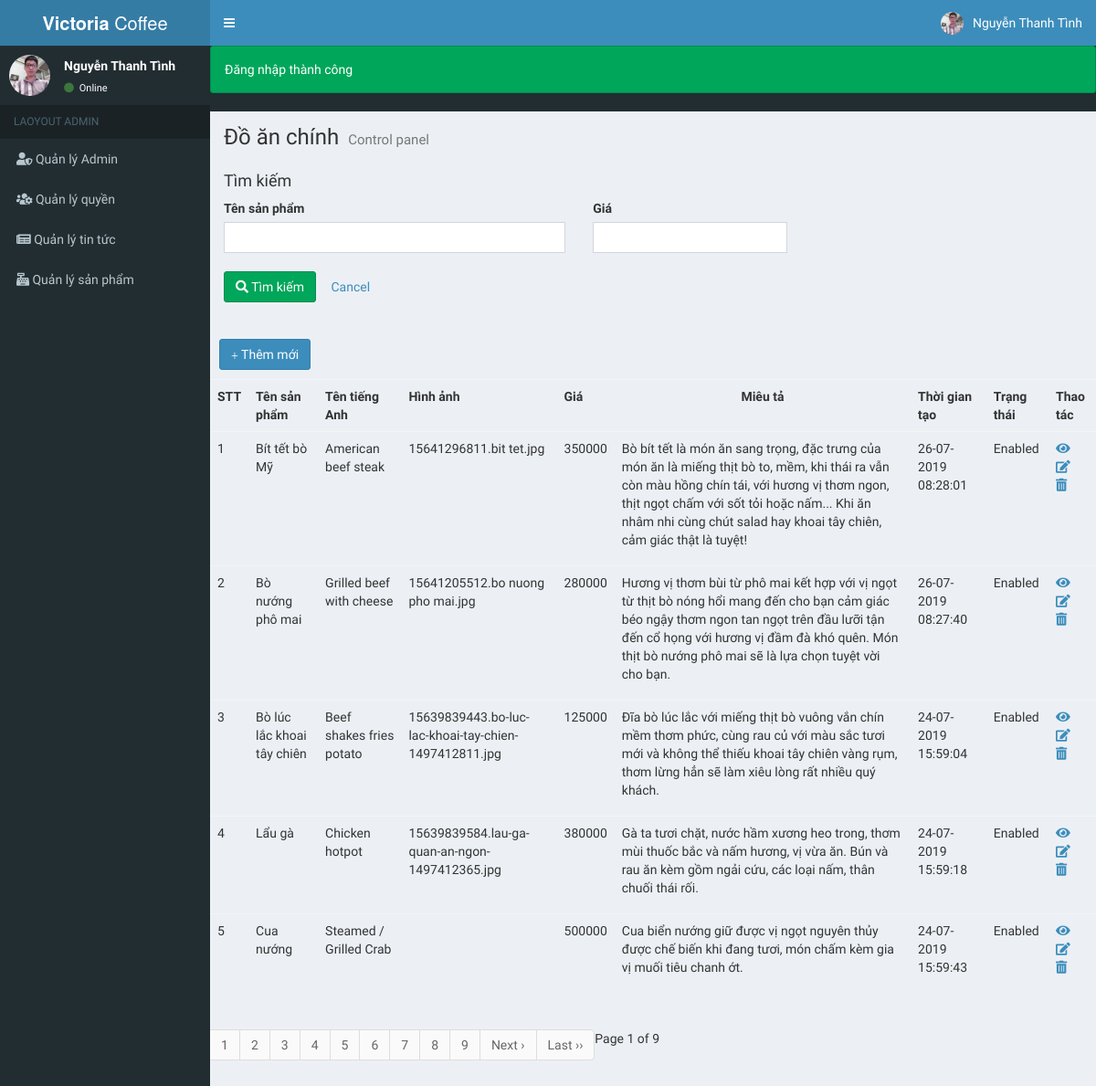
Page /backend/index.php?controller=doanchinh&action=index (signed in) on the committed database.
### tables this page shows
CREATE TABLE IF NOT EXISTS `doanchinh` (
`STT` int(10) NOT NULL,
  `Ten_sp` varchar(100) NOT NULL COMMENT 'Tên sản phẩm',
  `Ten_tieng_Anh` varchar(100) NOT NULL,
  `Hinh_anh` varchar(100) NOT NULL,
  `Gia` int(10) NOT NULL,
  `Mieu_ta` text NOT NULL,
  `Thoi_gian_tao` timestamp NOT NULL DEFAULT CURRENT_TIMESTAMP ON UPDATE CURRENT_TIMESTAMP,
  `Trang_thai` varchar(100) NOT NULL
);

### backend/controllers/DoanchinhController.php (called while the page is built, shortened)
<?php
require_once 'models/Doanchinh.php';
class DoanchinhController extends Controller
{
    public function index()
    {
        $arrSearch = [];
        $doanchinhModel = new Doanchinh();
        $doanchinh = $doanchinhModel->getAll($arrSearch);
        $pages = $doanchinhModel->getPagination('doanchinh');
        require_once 'views/sanpham/doanchinh/index.php';
    }
}
?>

### backend/index.php (called while the page is built, shortened)
<?php
$action = isset($_GET['action']) ?
    $_GET['action'] : 'show';
$object = new $controllerClass;
$object->$action();

### backend/models/Doanchinh.php (called while the page is built, shortened)
<?php
require_once 'models/Model.php';
class Doanchinh extends Model
{
    public function getAll()
    {
        $connection = $this->openConnection();
        $querySelect = "SELECT * FROM doanchinh {$this->querySearch} LIMIT {$this->startpoint}, {$this->per_page}";
        $result = mysqli_query($connection, $querySelect);
        $doanchinh = [];
        if (mysqli_num_rows($result) > 0) {
            $doanchinh = mysqli_fetch_all($result, MYSQLI_ASSOC);
        }
        return $doanchinh;
    }
}
?>

### backend/views/sanpham/Doanchinh/index.php (the view, shortened to what this page needs)
<?php include_once 'views/layouts/header.php' ?>
<div class="content-wrapper" style="padding-bottom: 20px">
    <section class="content-header">
        <h1>
            Đồ ăn chính
            <small>Control panel</small>
        </h1>
    </section>
    <div class="search-form content">
        <h4>Tìm kiếm</h4>
        <form action="" method="GET">
            <div class="row">
                <div class="col-md-5 col-12">
                    <label>Tên sản phẩm</label>
                    <input type="text" name="name_doanchinh" value="<?php echo isset($_GET['name_doanchinh']) ? $_GET['name_doanchinh'] : ''?>" class="form-control"/>
                </div>
                <div class="col-md-3 col-12">
                    <label>Giá</label>
                    <input type="number" name="price_doanchinh" value="<?php echo isset($_GET['price_doanchinh']) ? $_GET['price_doanchinh'] : ''?>" class="form-control"/>
                </div>
            </div>
            <br />
            <div class="form-group">
                <button type="submit" name="submit_search" class="btn btn-success">
                    <span class="fa fa-search"></span> Tìm kiếm
                </button>
                <a href="index.php?controller=doanchinh&action=index" class="btn btn-secondary">Cancel</a>
            </div>
        </form>
    </div>
    <section style="margin: 10px" >
        <a class="btn btn-primary"
           href="index.php?controller=doanchinh&action=create">
            <span class="glyphicon glyphicon-plus"></span>
            Thêm mới
        </a>
    </section>
    <table class="table">
        <tr>
            <th>STT</th>
            <th>Tên sản phẩm</th>
            <th>Tên tiếng Anh</th>
            <th>Hình ảnh</th>
            <th>Giá</th>
            <th style="text-align: center">Miêu tả</th>
            <th>Thời gian tạo</th>
            <th>Trạng thái</th>
            <th>Thao tác</th>
        </tr>
        <?php if (!empty($doanchinh)): ?>
            <?php foreach ($doanchinh as $value): ?>
                <tr>
                    <td>
                    <?php echo $value['STT']; ?>
                    </td>
                    <td>
                        <?php echo $value['Ten_sp']; ?>
                    </td>
                    <td>
                        <?php echo $value['Ten_tieng_Anh']; ?>
                    </td>
                    <td>
                        <?php echo $value['Hinh_anh']?>
                    </td>
                    <td>
                        <?php echo $value['Gia']; ?>
                    </td>
                    <td>
                        <?php echo $value['Mieu_ta']; ?>
                    </td>
                    <td>
                        <?php echo date('d-m-Y H:i:s', Strtotime($value['Thoi_gian_tao'])) ; ?>
                    </td>
                    <td>
                        <?php
                        $status = '';
                        switch ($value['Trang_thai']){
                            case Doanchinh::STATUS_ENABLED: $status = 'Enabled';
                            break;
                        }
                        echo $status;
                        ?>
                    </td>
                    <td>
                        <?php
                        $urlDetail = 'index.php?controller=doanchinh&action=detail&id='.$value['STT'];
                        $urlUpdate = 'index.php?controller=doanchinh&action=update&id='.$value['STT'];
                        $urlDelete = "index.php?controller=doanchinh&action=delete&id={$value['STT']}";
                        ?>
                        <a href="<?php echo $urlDetail?>"><i class="fas fa-eye"></i></a><br/>
                        <a href="<?php echo $urlUpdate?>"><i class="fas fa-edit"></i></a><br/>
                        <a href="<?php echo $urlDelete?>"><i class="fas fa-trash-alt"></i></a>
                    </td>
            </tr>
            <?php endforeach; ?>
        <?php else: ?>
        <tr>
            <td colspan="8">Không có dữ liệu.</td>
        </tr>
        <?php endif; ?>
    </table>
    <?php
    echo $pages;
    ?>
</div>
<?php include_once 'views/layouts/footer.php' ?>

### rows in the picture
doanchinh: STT "1", Ten_sp "Bít tết bò Mỹ", Ten_tieng_Anh "American beef steak", Hinh_anh "15641296811.bit tet.jpg", Gia "350000", Mieu_ta "Bò bít tết là món ăn sang trọng, đặc trưng của món ăn là miếng thịt bò to, mềm, khi thái ra vẫn còn màu hồng chín tái, với hương vị thơm ngon, thịt ngọt chấm với sốt tỏi hoặc nấm... Khi ăn nhâm nhi cùng chút salad hay khoai tây chiên, cảm giác thật là tuyệt!", Thoi_gian_tao "26-07-2019 08:28:01", Trang_thai "Enabled"
doanchinh: STT "2", Ten_sp "Bò nướng phô mai", Ten_tieng_Anh "Grilled beef with cheese", Hinh_anh "15641205512.bo nuong pho mai.jpg", Gia "280000", Mieu_ta "Hương vị thơm bùi từ phô mai kết hợp với vị ngọt từ thịt bò nóng hổi mang đến cho bạn cảm giác béo ngậy thơm ngon tan ngọt trên đầu lưỡi tận đến cổ họng với hương vị đầm đà khó quên. Món thịt bò nướng phô mai sẽ là lựa chọn tuyệt vời cho bạn.", Thoi_gian_tao "26-07-2019 08:27:40", Trang_thai "Enabled"
doanchinh: STT "3", Ten_sp "Bò lúc lắc khoai tây chiên", Ten_tieng_Anh "Beef shakes fries potato", Hinh_anh "15639839443.bo-luc-lac-khoai-tay-chien-1497412811.jpg", Gia "125000", Mieu_ta "Đĩa bò lúc lắc với miếng thịt bò vuông vắn chín mềm thơm phức, cùng rau củ với màu sắc tươi mới và không thể thiếu khoai tây chiên vàng rụm, thơm lừng hẳn sẽ làm xiêu lòng rất nhiều quý khách.", Thoi_gian_tao "24-07-2019 15:59:04", Trang_thai "Enabled"
doanchinh: STT "4", Ten_sp "Lẩu gà", Ten_tieng_Anh "Chicken hotpot", Hinh_anh "15639839584.lau-ga-quan-an-ngon-1497412365.jpg", Gia "380000", Mieu_ta "Gà ta tươi chặt, nước hầm xương heo trong, thơm mùi thuốc bắc và nấm hương, vị vừa ăn. Bún và rau ăn kèm gồm ngải cứu, các loại nấm, thân chuối thái rối.", Thoi_gian_tao "24-07-2019 15:59:18", Trang_thai "Enabled"
doanchinh: STT "5", Ten_sp "Cua nướng", Ten_tieng_Anh "Steamed / Grilled Crab", Gia "500000", Mieu_ta "Cua biển nướng giữ được vị ngọt nguyên thủy được chế biến khi đang tươi, món chấm kèm gia vị muối tiêu chanh ớt.", Thoi_gian_tao "24-07-2019 15:59:43", Trang_thai "Enabled"

### other values in the picture
$_SESSION['success'] "Đăng nhập thành công"
$this->page "1"
$lastpage "9"
$nextlabel "Next ›"
$lastlabel "Last ››"
